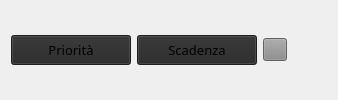
            <widget class="QWidget" name="page_10">
             <layout class="QHBoxLayout" name="horizontalLayout_9">
              <item>
               <widget class="QPushButton" name="prioritaBtn">
                <property name="minimumSize">
                 <size>
                  <width>120</width>
                  <height>30</height>
                 </size>
                </property>
                <property name="maximumSize">
                 <size>
                  <width>120</width>
                  <height>30</height>
                 </size>
                </property>
                <property name="font">
                 <font>
                  <family>Neue Haas Grotesk Text Pro</family>
                  <pointsize>10</pointsize>
                 </font>
                </property>
                <property name="cursor">
                 <cursorShape>PointingHandCursor</cursorShape>
                </property>
                <property name="styleSheet">
                 <string notr="true">background-color: rgb(40,40,40);</string>
                </property>
                <property name="text">
                 <string>Priorità</string>
                </property>
               </widget>
              </item>
              <item>
               <widget class="QPushButton" name="scadenzaBtn">
                <property name="minimumSize">
                 <size>
                  <width>120</width>
                  <height>30</height>
                 </size>
                </property>
                <property name="maximumSize">
                 <size>
                  <width>120</width>
                  <height>30</height>
                 </size>
                </property>
                <property name="font">
                 <font>
                  <family>Neue Haas Grotesk Text Pro</family>
                  <pointsize>10</pointsize>
                 </font>
                </property>
                <property name="cursor">
                 <cursorShape>PointingHandCursor</cursorShape>
                </property>
                <property name="styleSheet">
                 <string notr="true">background-color: rgb(40,40,40);</string>
                </property>
                <property name="text">
                 <string>Scadenza</string>
                </property>
               </widget>
              </item>
              <item>
               <widget class="QToolButton" name="escFilterBtn">
                <property name="cursor">
                 <cursorShape>PointingHandCursor</cursorShape>
                </property>
                <property name="styleSheet">
                 <string notr="true">background-color: rgb(137, 137, 137);</string>
                </property>
                <property name="text">
                 <string/>
                </property>
                <property name="icon">
                 <iconset resource="risorse.qrc">
                  <normaloff>:/icone/icons8-rimuovi-50.png</normaloff>:/icone/icons8-rimuovi-50.png</iconset>
                </property>
               </widget>
              </item>
              <item>
               <spacer name="horizontalSpacer_7">
                <property name="orientation">
                 <enum>Qt::Orientation::Horizontal</enum>
                </property>
                <property name="sizeHint" stdset="0">
                 <size>
                  <width>40</width>
                  <height>20</height>
                 </size>
                </property>
               </spacer>
              </item>
             </layout>
            </widget>
